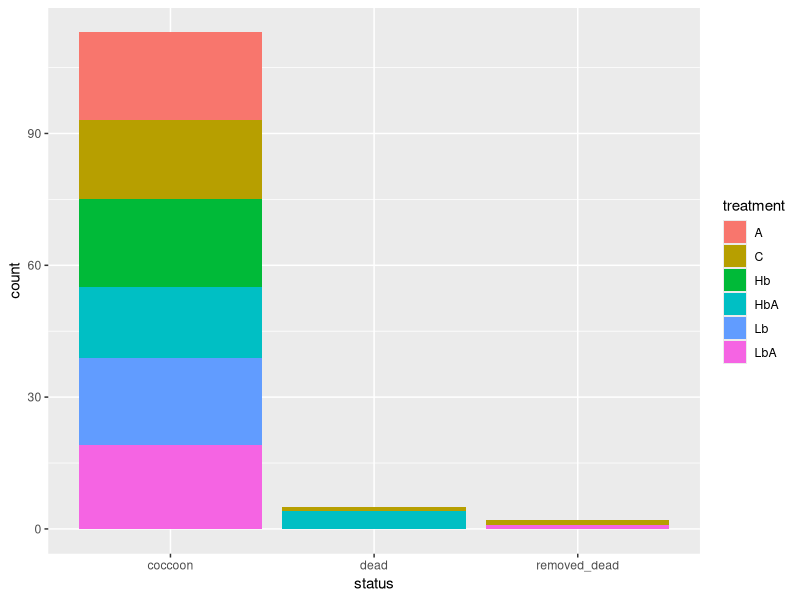
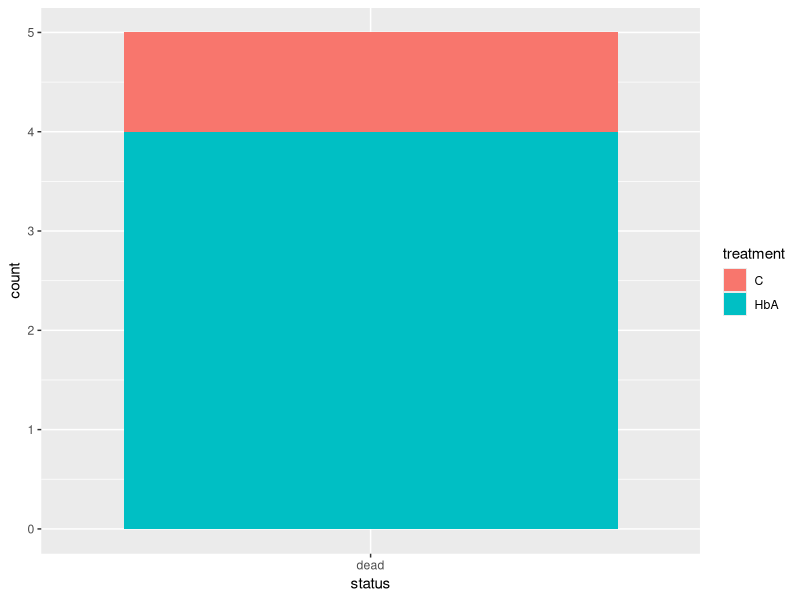

R code for these plots, in order:
# This is a loose first analysis of the 2022 asco-bacteriacide
# osmia cornifrosn experiments
# run in the spring of 2022


# first a few packages
library(tidyverse)
rm(list=ls()) # then clean the environment


# then read in the data
summary_df <- read_csv("input/asco_plate_maps_summary.csv")


# then a table perchance?
# a little graffy waffy?


summary_df %>%
  ggplot()+
  geom_bar(aes(x=status, fill=treatment))

# and then just looking at the dead ones
summary_df %>%
  filter(status=="dead")%>%
  ggplot()+
  geom_bar(aes(x=status, fill=treatment))

















